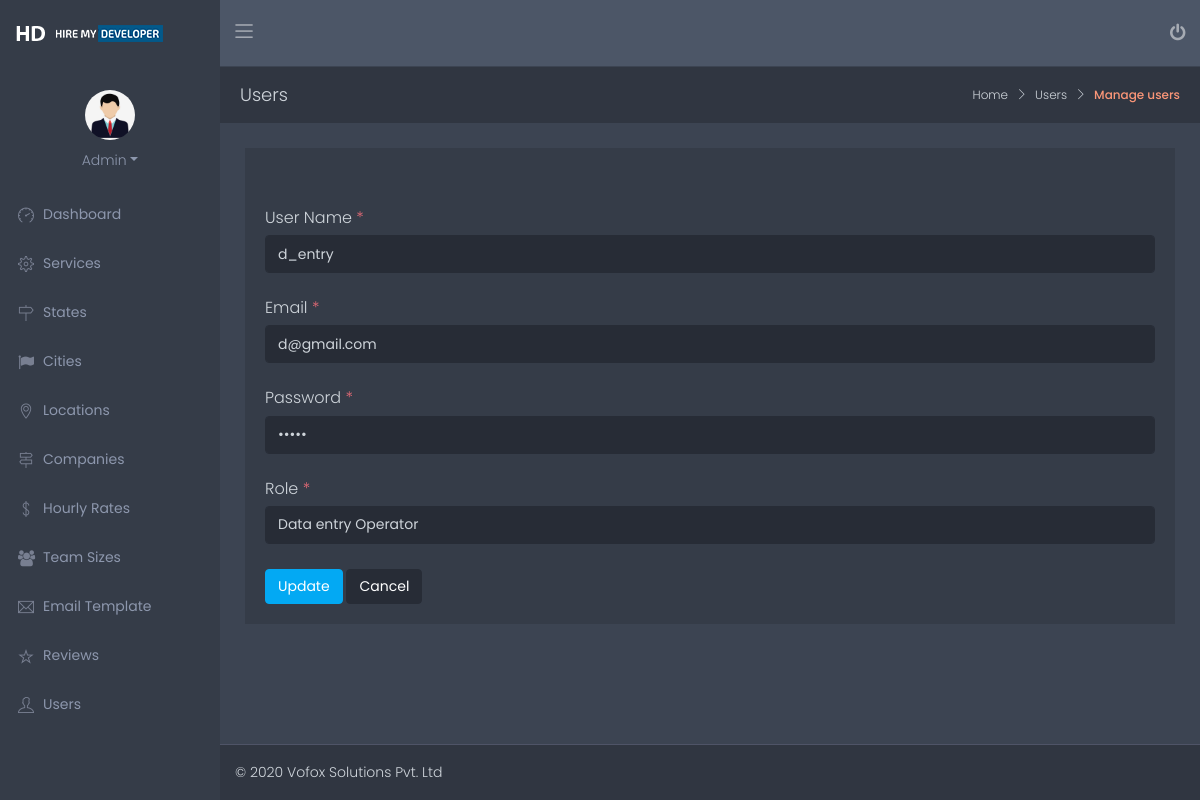
/admin/manage_users.php?id=2 (signed in), run on the app's committed database.
### tables this page shows
CREATE TABLE `users` (
  `id` int(11) NOT NULL,
  `username` varchar(50) NOT NULL,
  `email` varchar(50) DEFAULT NULL,
  `password` text NOT NULL,
  `user_role` varchar(20) NOT NULL,
  `user_status` int(11) NOT NULL COMMENT '0=>disabled,1=>enabled'
);

### admin/manage_users.php (the view, shortened to what this page needs)
<?php
include('config.php');
$id = $l_name = $m_title = $m_keywords =  $m_password = "";
if(isset($_GET['id'])){
   $id=$_GET['id'];
    $sql ="SELECT * FROM users WHERE id=:id";
    $query= $conn -> prepare($sql);
    $query-> bindParam(':id', $id);
    $query-> execute();
    $results=$query->fetchAll();
	if($query->rowCount() > 0)
    {
        foreach ($results as $data) {
            $l_name = $data['username'];
            $m_title = $data['email'];
            $m_keywords = $data['user_role'];
            $m_password = $data['password'];
        }
    }
}
 ?>
<!DOCTYPE html>
<html lang="en">
<head>
    <link href="../assets/node_modules/select2/dist/css/select2.min.css" rel="stylesheet" type="text/css" />
    <link href="dist/css/pages/contact-app-page.css" rel="stylesheet">
    <link href="dist/css/pages/footable-page.css" rel="stylesheet">
    <link href="dist/css/style.min.css" rel="stylesheet">
</head>
<body class="skin-default-dark fixed-layout">
    <?php include('header.php'); ?>
    <div class="page-wrapper">
        <div class="container-fluid">
            <div class="row page-titles">
                <div class="col-md-5 align-self-center">
                    <h4 class="text-themecolor">Users</h4>
                </div>
                <div class="col-md-7 align-self-center text-right">
                    <div class="d-flex justify-content-end align-items-center">
                        <ol class="breadcrumb">
                            <li class="breadcrumb-item"><a href="index.php">Home</a></li>
                            <li class="breadcrumb-item"><a href="users.php">Users</a></li>
                            <li class="breadcrumb-item active">Manage users</li>
                        </ol>
                    </div>
                </div>
            </div>
            <section id="wrapper">
                <div class="login-register"
                    style="background-image:url(../assets/images/background/login-register.jpg);">
                    <div class="login-box card">
                        <div class="card-body">
                            <form class="m-t-40" novalidate method="post" enctype="multipart/form-data">
                                <div class="form-group">
                                    <h5>User Name <span class="text-danger">*</span></h5>
                                    <div class="controls">
                                        <input type="text" name="username" class="form-control" required
                                            data-validation-required-message="This field is required..."
                                            value="<?php echo $l_name;?>">
                                    </div>
                                </div>
                                <div class="form-group">
                                    <h5>Email <span class="text-danger">*</span></h5>
                                    <div class="controls">
                                        <input type="text" pattern="[a-z0-9._%+-]+@[a-z0-9.-]+\.[a-z]{2,3}"
                                            value="<?php echo $m_title;?>" name="email" class="form-control" required
                                            data-validation-required-message="This field is required"> </div>
                                </div>
                                <div class="form-group">
                                    <h5>Password <span class="text-danger">*</span></h5>
                                    <div class="controls">
                                        <input type="password" value="<?php echo base64_decode($m_password);?>"
                                            name="password" class="form-control" required
                                            data-validation-required-message="This field is required"> </div>
                                </div>
                                <div class="form-group">
                                    <h5>Role <span class="text-danger">*</span></h5>
                                    <div class="controls">
                                        <select name="role" id="role" required="" class="form-control custom-select"
                                            aria-invalid="false">
                                            <option value="d_entry"
                                                <?php if($m_keywords=='d_entry') echo "selected"; ?>>Data entry Operator
                                            </option>
                                        </select>
                                    </div>
                                </div>
                                <div class="text-xs-right">
                                    <?php  if($id!='') { ?>
                                    <button type="submit" name="update" class="btn btn-info">Update</button>
                                    <?php } else { ?>
                                    <button type="submit" name="add" class="btn btn-info">Add</button>
                                    <?php } ?>
                                    <a href="users.php" class="btn btn-inverse">Cancel</a>
                                </div>
                            </form>
                        </div>
                    </div>
                </div>
            </section>
        </div>
    </div>
    <?php include('footer.php'); ?>
</body>
</html>

### data on the page
users: username "d_entry", email "d@gmail.com", role "Data entry Operator"

### other printed values
$_SESSION['userlogin'] "Admin"
